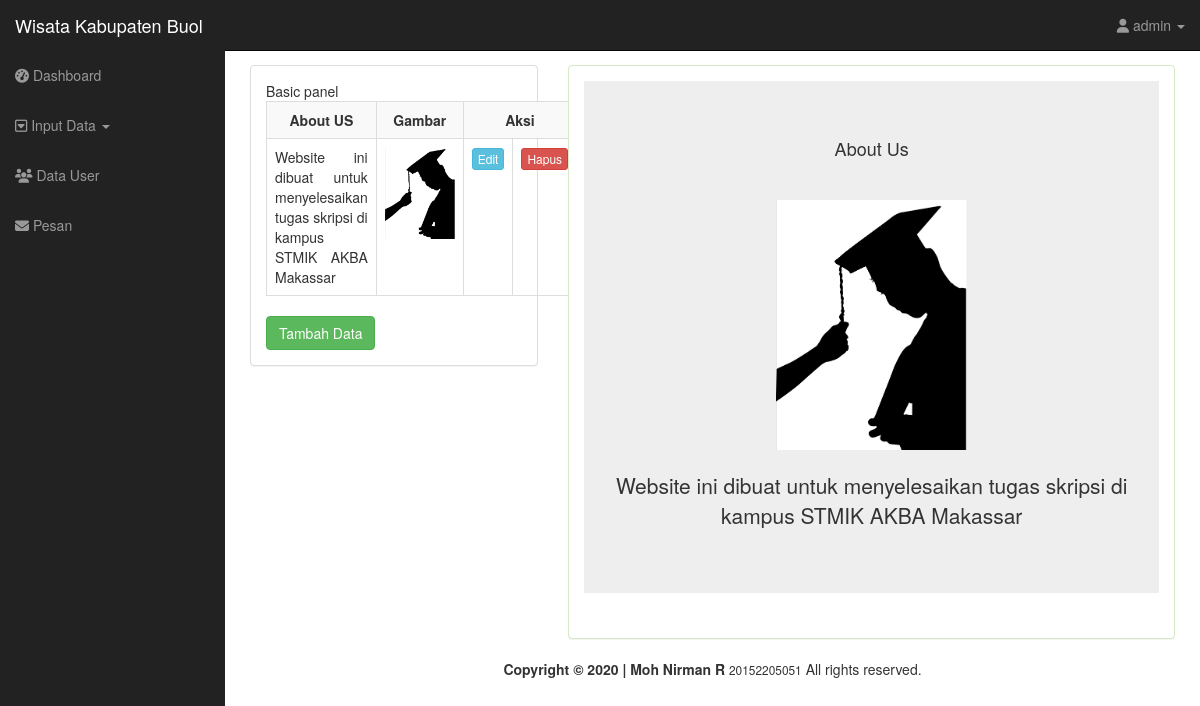
Page /admin/administrator/home.php?page=aboutus (signed in) on the committed database.
### tables this page shows
CREATE TABLE `about_us` (
  `id_ab` int(6) NOT NULL,
  `informasi` longtext NOT NULL,
  `gambar_ab` varchar(30) NOT NULL
);

### admin/administrator/views/aboutus.php (the view, shortened to what this page needs)
  <div class="row">
    <div class="col-lg-4">
      <div class="panel panel-default">
            <div class="panel-body">
                Basic panel
                <div class="table-responsive-sm">
                    <table class="table table-bordered  table-striped table-hover">
                    <tr>
                      <th>
                        <div align="center">About US</div>
                      </th>
                      <th>
                        <div align="center">Gambar</div>
                      </th>
                      <th colspan="2">
                        <div align="center">Aksi</div>
                      </th>
                    </tr>
          <?php
            include 'config/koneksi.php';
            $sql = mysqli_query($config, "SELECT * FROM about_us");
            while ($data = mysqli_fetch_array($sql)) {
            ?>
                      <tr>
                        <td>
                          <div align="justify"><?php echo $data['informasi']; ?></div>
                        </td>
                        <td>
                          <div align="center">
                            <img src="assets/img/foto_wisata/<?php echo $data['gambar_ab']; ?>" width="70px">
                          </div>
                        </td>
                        <td>
                          <div align="center">
                            <a class="btn btn-info btn-xs" href="">Edit</a></div>
                        </td>
                        <td>
                          <div align="center">
                            <a class="btn btn-danger btn-xs" href="models/delt_about.php?id=<?php echo $data['id_ab']; ?>">Hapus</a></div>
                        </td>
                      </tr>
                      <?php }?>
                      </table>
                  </div>
                  <button type="button" class="btn btn-success" data-toggle="modal" data-target="#tambah" > Tambah Data</button>
                </div>
</div>
</div>
<div id="About"><?php
                include 'config/koneksi.php';
                $sql = mysqli_query($config, 'SELECT * FROM about_us');
                while ($d = mysqli_fetch_array($sql)) {
                ?>
    <div class="col-lg-8">
      <div class="panel panel-success">
        <div class="panel-body">
          <div class="jumbotron mt-1 " align="center" style="max-width: 100%;">
            <h4 class="" align="center"> About Us</h4>
            <hr class="my-4">
            <div align="center">
              <img src="assets/img/foto_wisata/<?php echo $d['gambar_ab']; ?>" style="height: 250px;" class="card-img" alt="...">
            </div>
            <br>
            <section>
              <div class="row">
                <div class="col-md-12">
                  <p align="center" align="justify"><?php echo $d['informasi']; ?></p>
                </div>
              </div>
            </section>
          </div>
        <?php
                } ?>
        </div>
      </div>
    </div>
</div>
<br><br><br>
<?php
include 'assets/template/footer.php';
?>

### admin/administrator/assets/css/sb-admin.css (style rules this page uses)
body { margin-top: 50px; }

### rows in the picture
about_us: informasi "Website ini dibuat untuk menyelesaikan tugas skripsi di kampus STMIK AKBA Makassar", gambar_ab (picture)

### other values in the picture
$_SESSION['username'] "admin"
